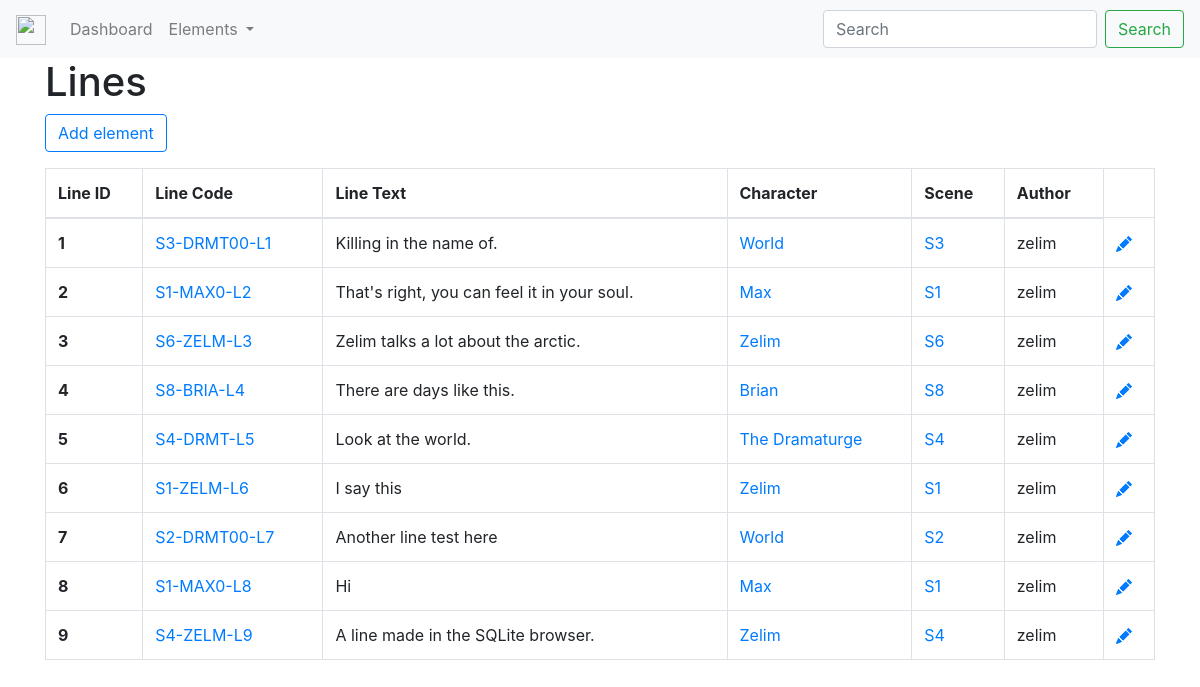
Before: /lines/ with the older database file.
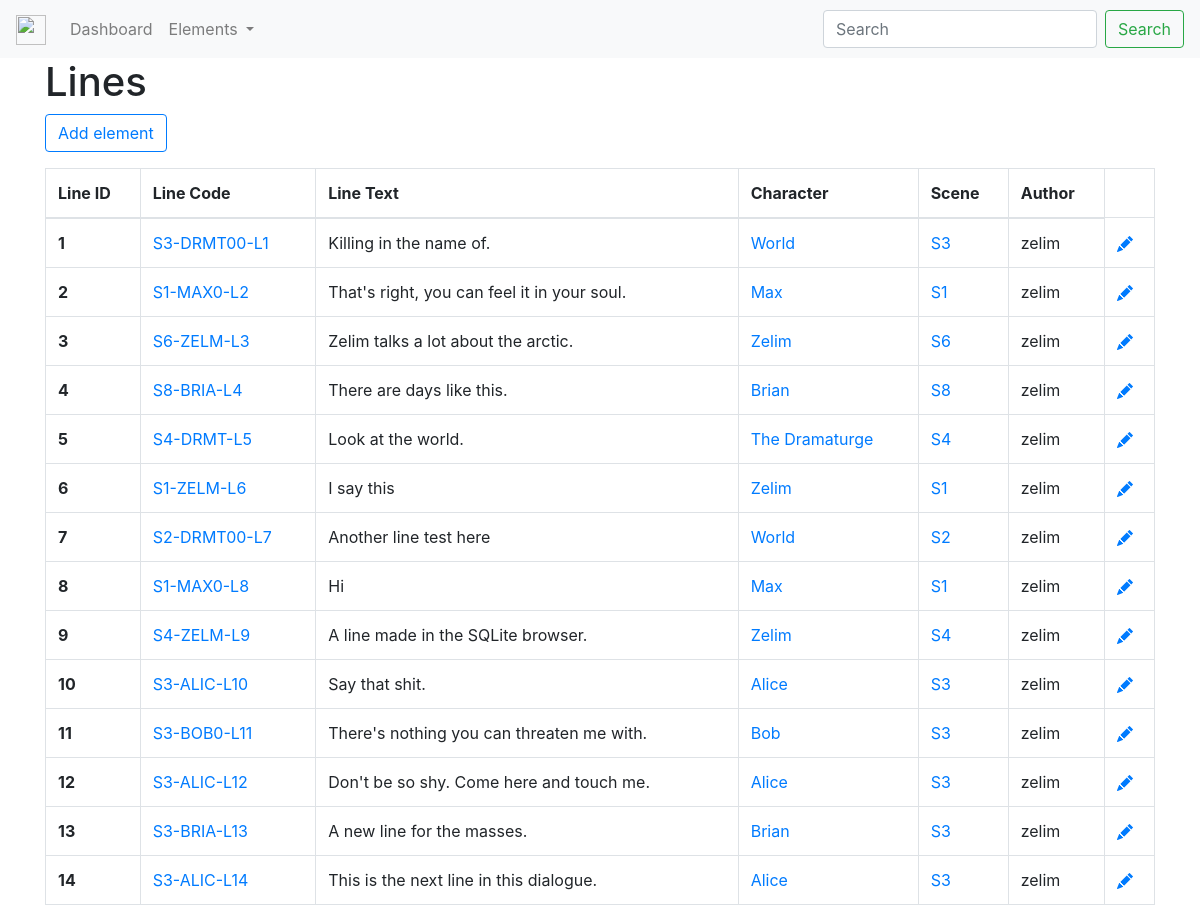
After: the same page with the newer database file.
### lines/models.py (models this page shows, shortened)
class Line(models.Model):
    scene = models.ForeignKey(Scene, on_delete=models.CASCADE, default=None, null=True)
    character = models.ForeignKey(Character, on_delete=models.CASCADE, null=True)
    text = models.TextField(default='')
    author = models.ForeignKey(User, on_delete=models.CASCADE, default=1)
    class Meta:
        ordering = ['pk']
    def get_absolute_url(self):
        return reverse("lines:show-line", kwargs={'pk': self.pk})
    def get_edit_url(self):
        return reverse("lines:edit-line", kwargs={'pk': self.pk})
    def get_line_code(self):
        return 'S' + str(self.scene.pk) + '-' + self.character.code + '-L' + str(self.pk)

### scenes/models.py (models this page shows, shortened)
class Scene(models.Model):
    description = models.TextField(default='')
    characters = models.ManyToManyField(Character)
    def get_absolute_url(self):
        return reverse('scenes:show-scene', kwargs={'pk': self.pk})
    def get_scene_code(self):
        return 'S' + str(self.pk)

### characters/models.py (models this page shows, shortened)
class Character(models.Model):
    name = models.CharField(blank=True, null=True, max_length=80)
    age = models.PositiveSmallIntegerField(blank=True, null=True)
    gender = models.CharField(blank=True, null=True, max_length=80)
    code = models.CharField(blank=True, null=True, max_length=6)
    description = models.TextField(blank=True, null=True)
    def get_absolute_url(self):
        return reverse("characters:show-character", kwargs={'pk': self.pk})

### lines/views.py (the view)
# urls.py: path('', views.IndexView.as_view(), name='index'),
class IndexView(generic.ListView):
    template_name = 'lines/index.html'
    context_object_name = "lines"
    def get_queryset(self):
        return Line.objects.all()

### lines/templates/lines/index.html
{% extends 'base.html' %}
{% block content %}
<div class="container">
    <div class="row">
        <div class="col-md-12">
            <h1>Lines</h1>
            {% include 'create_header.html' %}
            <table class="table table-bordered">
                <thead>
                    <tr>
                        <th scope="col">
                            Line ID
                        </th>
                        <th scope="col">
                            Line Code
                        </th>
                        <th scope="col">
                            Line Text
                        </th>
                        <th scope="col">
                            Character
                        </th>
                        <th scope="col">
                            Scene
                        </th>
                        <th scope="col">
                            Author
                        </th>
                    </tr>
                </thead>
                <tbody>
                    {% for line in lines %}
                    <tr>
                        <th scope="row">{{ line.pk }}</th>
                        <td><a href="{{ line.get_absolute_url }}">{{ line.get_line_code }}</a></td>
                        <td>{{ line.text }}</td>
                        <td><a href="{{ line.character.get_absolute_url }}">{{ line.character.name }}</a></td>
                        <td><a href="{{ line.scene.get_absolute_url }}">{{ line.scene.get_scene_code }}</a></td>
                        <td>{{ line.author }}</td>
                        <td><a href="{{ line.get_edit_url }}">{% include 'icons/pencil_fill.html' %}</a></td>
                    </tr>
                    {% endfor %}
                </tbody>
            </table>
        </div>
    </div>
</div>
{% endblock %}

Changed rows visible on the page:
added Line: pk "10", get_line_code "S3-ALIC-L10", text "Say that shit.", character.name "Alice", scene.get_scene_code "S3", author "zelim"
added Line: pk "11", get_line_code "S3-BOB0-L11", text "There's nothing you can threaten me with.", character.name "Bob", scene.get_scene_code "S3", author "zelim"
added Line: pk "12", get_line_code "S3-ALIC-L12", text "Don't be so shy. Come here and touch me.", character.name "Alice", scene.get_scene_code "S3", author "zelim"
added Line: pk "13", get_line_code "S3-BRIA-L13", text "A new line for the masses.", character.name "Brian", scene.get_scene_code "S3", author "zelim"
added Line: pk "14", get_line_code "S3-ALIC-L14", text "This is the next line in this dialogue.", character.name "Alice", scene.get_scene_code "S3", author "zelim"
